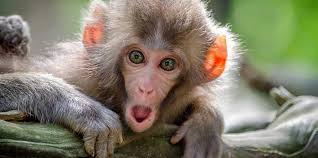
#> input picture ejercicio2/mono.png, 318 x 158 px
$ python mono.py
#> lines starting #> are read from the running program, lines starting #| are printed output that depends on the picture
from PIL import Image
import matplotlib.pyplot as plt
import numpy as np
import os

def calcular_y_graficar_histograma(ruta_imagen):
#> called with ruta_imagen = 'ejercicio2/mono.png'
    try:
        if not os.path.exists(ruta_imagen):
            print(f"Error: No se encontró el archivo {ruta_imagen}")
            return

        imagen = Image.open(ruta_imagen)
#> imagen is the input picture: PIL image 318x158 RGB; mean R, G, B 130, 124.7, 105.7

        print(f"Imagen cargada: {ruta_imagen}")
        print(f"Tamaño: {imagen.size}")
#| Tamaño: (318, 158)
        print(f"Modo: {imagen.mode}")
#| Modo: RGB

        if imagen.mode != 'RGB':
            imagen = imagen.convert('RGB')

        imagen_array = np.array(imagen)

        canal_rojo = imagen_array[:, :, 0].flatten()
        canal_verde = imagen_array[:, :, 1].flatten()
        canal_azul = imagen_array[:, :, 2].flatten()

        fig, axes = plt.subplots(2, 2, figsize=(12, 10))
        fig.suptitle('Análisis de Histograma de la Imagen', fontsize=16, fontweight='bold')

        axes[0, 0].imshow(imagen)
        axes[0, 0].set_title('Imagen Original')
        axes[0, 0].axis('off')

        axes[0, 1].hist(canal_rojo, bins=256, color='red', alpha=0.7, range=(0, 255))
        axes[0, 1].set_title('Histograma Canal Rojo')
        axes[0, 1].set_xlabel('Intensidad')
        axes[0, 1].set_ylabel('Frecuencia')
        axes[0, 1].grid(True, alpha=0.3)

        axes[1, 0].hist(canal_verde, bins=256, color='green', alpha=0.7, range=(0, 255))
        axes[1, 0].set_title('Histograma Canal Verde')
        axes[1, 0].set_xlabel('Intensidad')
        axes[1, 0].set_ylabel('Frecuencia')
        axes[1, 0].grid(True, alpha=0.3)

        axes[1, 1].hist(canal_azul, bins=256, color='blue', alpha=0.7, range=(0, 255))
        axes[1, 1].set_title('Histograma Canal Azul')
        axes[1, 1].set_xlabel('Intensidad')
        axes[1, 1].set_ylabel('Frecuencia')
        axes[1, 1].grid(True, alpha=0.3)

        plt.tight_layout()

        plt.show()
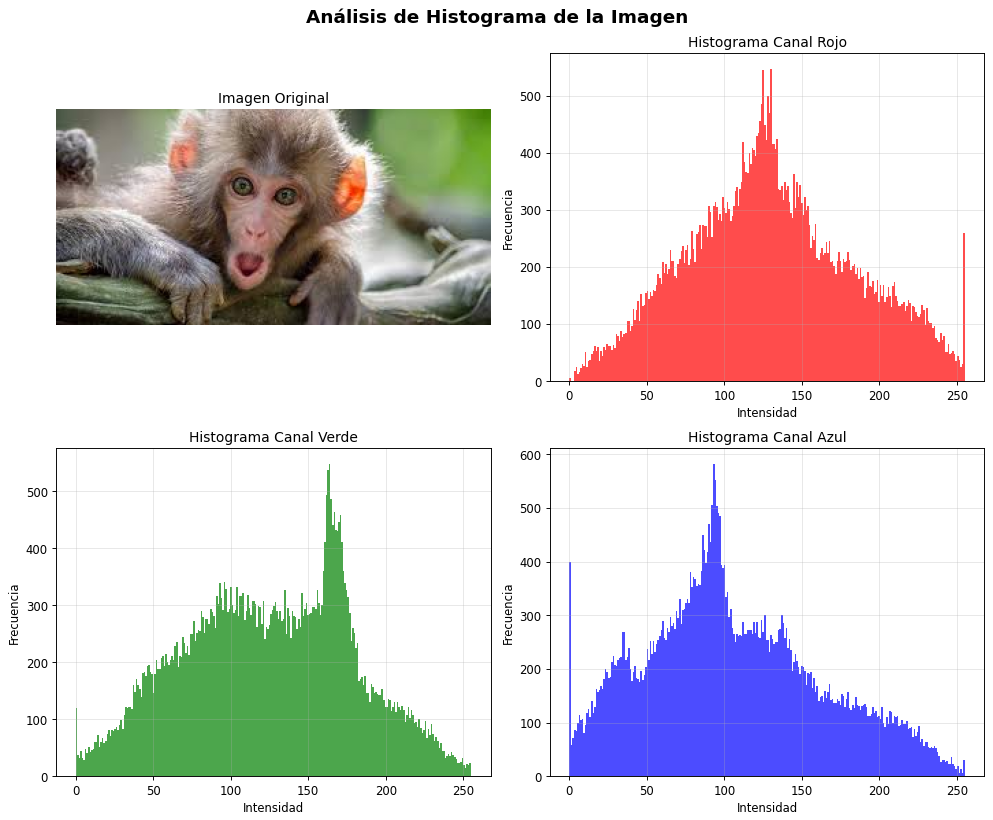
#> figure drawn by matplotlib, 4 panels; panel 2: tallest bar 547 high, from x = 129.5 to 130.5; panel 3: tallest bar 548 high, from x = 163.4 to 164.4; panel 4: tallest bar 582 high, from x = 92.64 to 93.63

        print("\n=== Estadísticas de los Canales de Color ===")
        print(f"Canal Rojo - Media: {np.mean(canal_rojo):.2f}, Desv. Std: {np.std(canal_rojo):.2f}")
#| Canal Rojo - Media: 130.03, Desv. Std: 53.77
        print(f"Canal Verde - Media: {np.mean(canal_verde):.2f}, Desv. Std: {np.std(canal_verde):.2f}")
#| Canal Verde - Media: 124.70, Desv. Std: 54.38
        print(f"Canal Azul - Media: {np.mean(canal_azul):.2f}, Desv. Std: {np.std(canal_azul):.2f}")
#| Canal Azul - Media: 105.72, Desv. Std: 56.84

        plt.figure(figsize=(10, 6))
        plt.hist(canal_rojo, bins=256, color='red', alpha=0.5, label='Rojo', range=(0, 255))
        plt.hist(canal_verde, bins=256, color='green', alpha=0.5, label='Verde', range=(0, 255))
        plt.hist(canal_azul, bins=256, color='blue', alpha=0.5, label='Azul', range=(0, 255))
        plt.title('Histograma Combinado de todos los Canales')
        plt.xlabel('Intensidad')
        plt.ylabel('Frecuencia')
        plt.legend()
        plt.grid(True, alpha=0.3)
        plt.show()
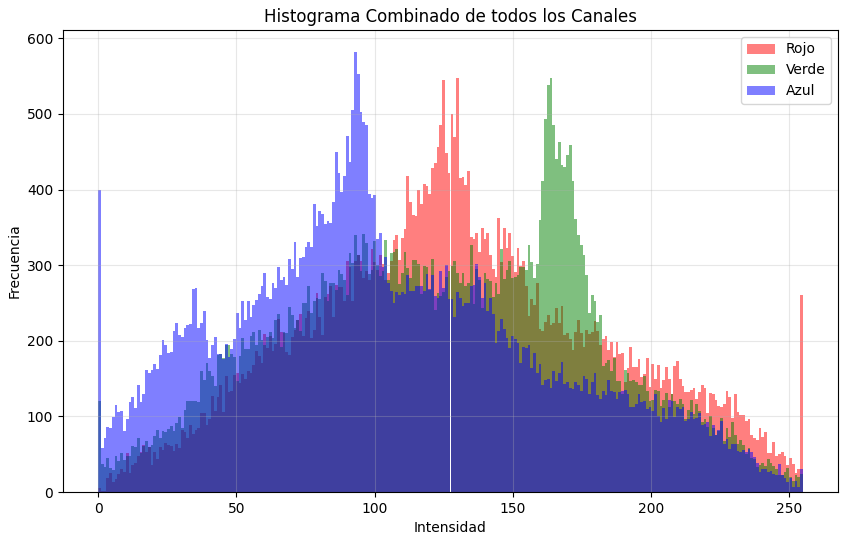
#> figure drawn by matplotlib, 1 panel; tallest bar 547 high, from x = 129.5 to 130.5; tallest bar 548 high, from x = 163.4 to 164.4; tallest bar 582 high, from x = 92.64 to 93.63

    except Exception as e:
        print(f"Error al procesar la imagen: {e}")

def main():
    ruta_mono = os.path.join(os.path.dirname(__file__), "mono.png")

    if os.path.exists(ruta_mono):
        print("Iniciando análisis de histograma...")
        calcular_y_graficar_histograma(ruta_mono)
    else:
        print(f"No se encontró la imagen {ruta_mono} en el directorio actual")
        print("Archivos disponibles en el directorio:")
        for archivo in os.listdir("."):
            if archivo.lower().endswith(('.png', '.jpg', '.jpeg', '.bmp', '.gif')):
                print(f"  - {archivo}")

if __name__ == "__main__":
    main()
